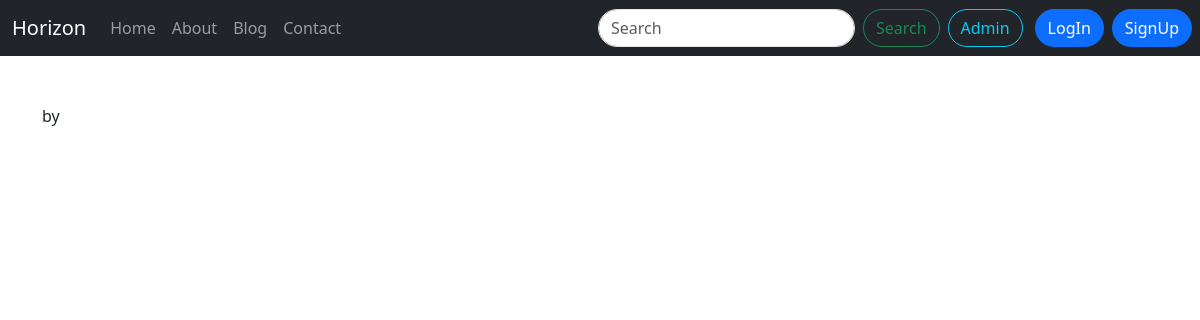
Before: /blog/second-post with the older database file.
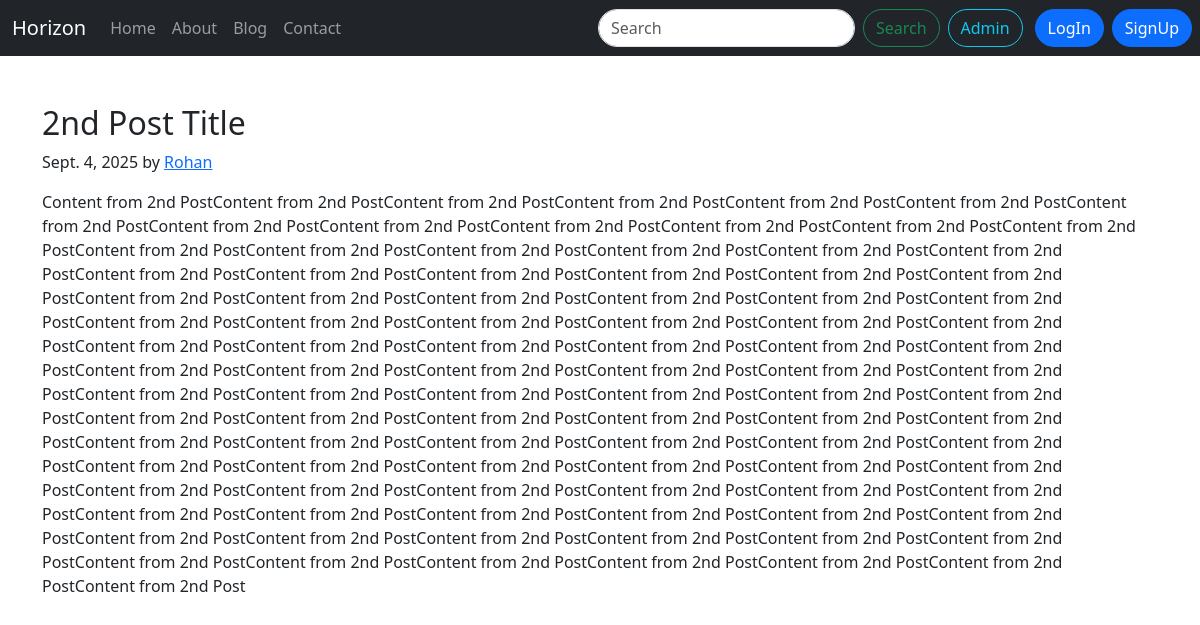
After: the same page with the newer database file.
### blog/models.py (models this page shows, shortened)
class Post(models.Model):
    sno = models.AutoField(primary_key=True)
    title = models.CharField(max_length=255)
    content = models.TextField()
    author = models.CharField(max_length=50)
    slug = models.CharField(max_length=130, default='')
    timestamp = models.DateTimeField(default=timezone.now, blank=True)

### blog/views.py (the view)
# urls.py: path('<str:slug>', views.blogPost, name='blogPost'),
def blogPost(request, slug):
    post = Post.objects.filter(slug=slug).first()
    return render(request, 'blog/blogPost.html', {'post' : post})

### templates/blog/blogPost.html (shortened to what this page needs)
{% extends "base.html" %}
{% block body %}
<div class="container my-5">
    <div class="blog-post">
        <h2 class="blog-post-title">{{post.title}}</h2>
        <p class="blog-post-meta">{{post.timestamp.date}} by <a href="{% url 'about' %}">{{post.author}}</a></p>
        <p>{{post.content}}</p>
    </div>
</div>
{% endblock body %}

Changed rows visible on the page:
added Post: title "2nd Post Title", timestamp "Sept. 4, 2025", author "Rohan", content "Content from 2nd PostContent from 2nd PostContent from 2nd PostContent from 2nd PostContent from 2nd PostContent from 2nd PostContent from 2nd PostContent from 2nd PostContent from 2nd PostContent from 2nd PostContent from 2nd PostContent from 2nd PostContent from 2nd PostContent from 2nd PostContent from 2nd PostContent from 2nd PostContent from 2nd PostContent from 2nd PostContent from 2nd PostContent from 2nd PostContent from 2nd PostContent from 2nd PostContent from 2nd PostContent from 2nd PostContent from 2nd PostContent from 2nd PostContent from 2nd PostContent from 2nd PostContent from 2nd PostContent from 2nd PostContent from 2nd PostContent from 2nd PostContent from 2nd…"
